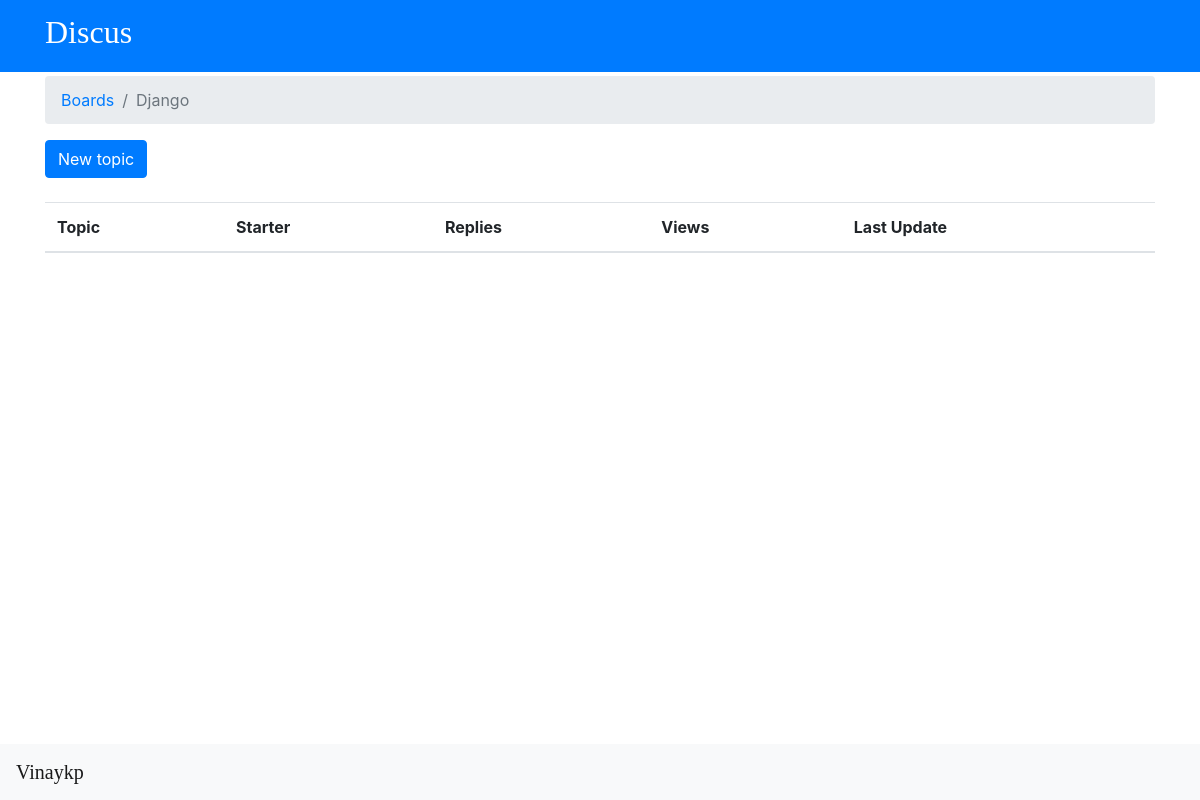
The page /boards/1/ on the database as committed earlier.
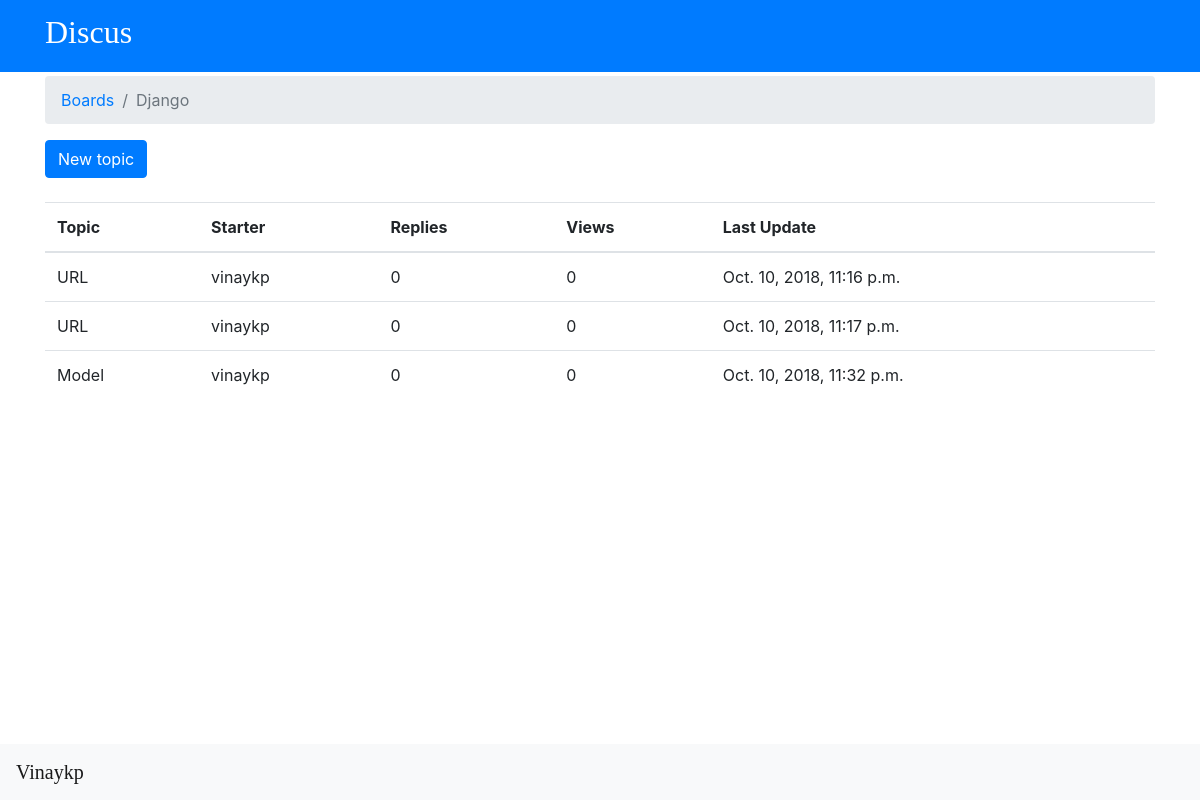
The same page on the database as committed later.
### boards/models.py (models this page shows, shortened)
class Board(models.Model):
    name = models.CharField(max_length=30, unique=True)
    description = models.CharField(max_length=100)

class Topic(models.Model):
    subject = models.CharField(max_length=255)
    last_updated = models.DateTimeField(auto_now_add=True)
    board = models.ForeignKey(Board, related_name='topics' ,on_delete=models.CASCADE)
    starter = models.ForeignKey(User, related_name='topics',on_delete=models.CASCADE)

### boards/views.py (the view)
# urls.py: path('boards/<int:id>/', views.board_topics, name='board_topics'),
def board_topics(request, id):
    board = Board.objects.get(pk=id)
    return render(request, 'topics.html', {'board': board})

### templates/topics.html
{% extends 'base.html' %}
{% block breadcrumb %}
 	<li class="breadcrumb-item"><a href="{%url 'home' %}">Boards</a></li>
	<li class="breadcrumb-item active">{{ board.name }}</li>
{% endblock %}
{% block content %}
	<div class="mb-4">
   		<a href="{% url 'new_topic' board.pk %}" class="btn btn-primary">New topic</a>
  	</div>
	<table class="table">
		<thead>
			<tr>
				<th scope="col">Topic</th>
				<th scope="col">Starter</th>
				<th scope="col">Replies</th>
				<th scope="col">Views</th>
				<th scope="col">Last Update</th>
			</tr>
		</thead>
		<tbody>
			{% for topic in board.topics.all %}
				<tr>
					<td>{{ topic.subject }}</td>
					<td>{{ topic.starter.username }}</td>
					<td>0</td>
					<td>0</td>
					<td>{{ topic.last_updated }}</td>
				</tr>
	  		{% endfor %}
		</tbody>
	</table>
{% endblock %}

### templates/base.html (shortened to what this page needs)
{% load static %}
<!DOCTYPE html>
<html>
<head>
  <link rel="stylesheet" href="{% static 'css/bootstrap.min.css' %}">
  <link rel="stylesheet" href="{% static 'css/app.css' %}">
</head>
<body>
	{% block body %}
		<nav class="navbar navbar-dark bg-primary mb-1">
			<div class="container">
				<a class="navbar-brand mb-0 h1" href="{% url 'home' %}"><h2>Discus</h2></a>
			</div>
		</nav>
	 	<div class="container">
	 		<nav>
				<ol class="breadcrumb">
					{% block breadcrumb %}
					{% endblock %}
				</ol>
			</nav>
			{% block content %}
			{% endblock %}
	 	</div>
	 	<nav class="navbar fixed-bottom navbar-light bg-light">
	  		<a class="navbar-brand" href="#">Vinaykp</a>
		</nav>
	{% endblock body %}
</body>
</html>

### static/css/app.css (style rules this page uses)
.navbar-brand { font-family: 'Pacifico', cursive; }

Rows that differ between the two databases and show on the page:
added Topic: subject "URL", starter.username "vinaykp", last_updated "Oct. 10, 2018, 11:16 p.m."
added Topic: subject "URL", starter.username "vinaykp", last_updated "Oct. 10, 2018, 11:17 p.m."
added Topic: subject "Model", starter.username "vinaykp", last_updated "Oct. 10, 2018, 11:32 p.m."
